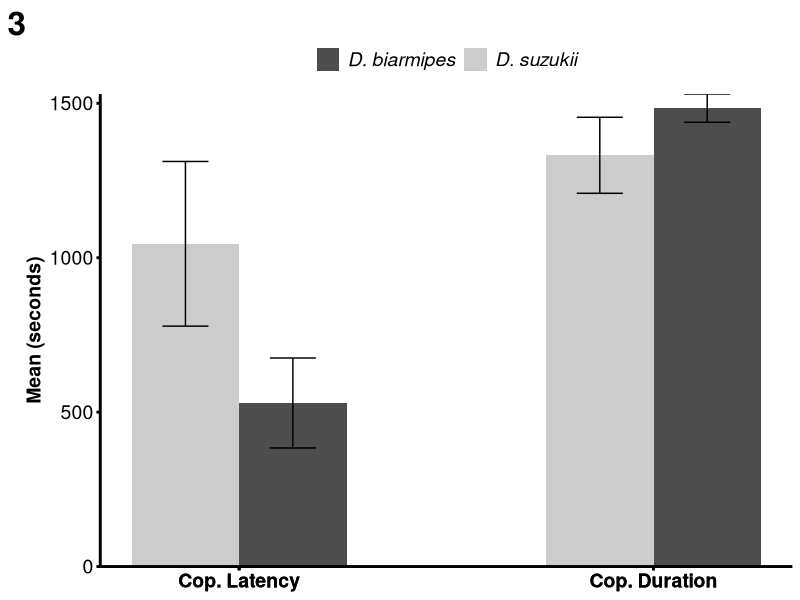

Source code (R):
############################################## Script for SR analyses  #######################################################

#Analyzes sexual receptiveness data (% copulated, copulation latency, copulation duration) for D. suzukii & D. biarmipes
#Runs ANOVA, Tukey post-hoc test

#################################################################################################################################################

######## Set-up ########

#set working directory
setwd("C:/Users/rclar/Dropbox/McRobert Lab/Suzukii Paper/D_suzukii_behav")
getwd()

remove(list = ls())

#load libraries
library(tidyverse) #v.2.0.0
library(RColorBrewer) #v.1.1.3

#read in data
SR_data <- read_csv("SR_TidyData.csv", col_names = TRUE)

#################################################################################################################################################

######## Cop proportion analyses ########

#chi-square for 3-5 day virgins
#does the proportion 3-5 day virgins that cop v. don't cop differ across species
#set up chi-square table
cop_virgin <- c(10,20) #count of 3-5 virgins that cop (D suzukii, D biarmipies)
nocop_virgin <- c(10,0) #count of 3-5 virgins that didn't cop
cop_cont_virgin <- data.frame(cop_virgin, nocop_virgin) #cat together
  rownames(cop_cont_virgin) <- c("D_suzukii", "D_biarmipes") #row names
  colnames(cop_cont_virgin) <- c("Y", "N") #column names
cop_chi_virgin <- chisq.test(cop_cont_virgin) #chi-square test

#chi-square for 1-day post-mating
#does the proportion 1-day post-mating females that cop v. don't cop differ across species
#set up chi-square table
cop_1day <- c(3,1) #count of 1-day post-mating females that cop (D suzukii, D biarmipies)
nocop_1day <- c(17,19) #count of 1-day post-mating females that don't cop
cop_cont_1day <- data.frame(cop_1day, nocop_1day)
  rownames(cop_cont_1day) <- c("D_suzukii", "D_biarmipes")
  colnames(cop_cont_1day) <- c("Y", "N")
cop_chi_1day <- chisq.test(cop_cont_1day) #chi-square test

#chi-square for 7-day post-mating
#does the proportion 7-day post-mating females that cop v. don't cop differ across species
#set up chi-square table
cop_7day <- c(2,2) #count of 7-day post-mating females that cop (D suzukii, D biarmipies)
nocop_7day <- c(18,18) #count of 7-day post-mating females that don't cop
cop_cont_7day <- data.frame(cop_7day, nocop_7day)
  rownames(cop_cont_7day) <- c("D_suzukii", "D_biarmipes")
  colnames(cop_cont_7day) <- c("Y", "N")
cop_chi_7day <- chisq.test(cop_cont_7day) #chi-square test
cop_ft_7day <- fisher.test(cop_cont_7day) #fisher's exact test (bc table values so small)

#chi-square for 14-day post-mating
#does the proportion 14-day post-mating females that cop v. don't cop differ across species
#set up chi-square table
cop_14day <- c(3,2) #count of 14-day post-mating females that cop (D suzukii, D biarmipes)
nocop_14day <- c(17,10) #count of 14-day post-mating females that don't cop
cop_cont_14day <- data.frame(cop_14day, nocop_14day)
  rownames(cop_cont_14day) <- c("D_suzukii", "D_biarmipes")
  colnames(cop_cont_14day) <- c("Y", "N")
cop_chi_14day <- chisq.test(cop_cont_14day) #chi-square test
cop_ft_7day <- fisher.test(cop_cont_14day) #fisher's exact test 

#chi-square for all D suzukii
#does the proportion of D suzkii females that cop v. don't cop differ across treatments
#set up chi-square table
cop_ds <- c(10, 3, 2, 3) #count of females that cop (3-5 day virgins, 1-day PM, 7-day PM, 14-day PM)
nocop_ds <- c(10, 17, 18, 17) #count of females that don't cop
cop_cont_ds <- data.frame(cop_ds, nocop_ds)
  rownames(cop_cont_ds) <- c("Virgin", "PM1", "PM7", "PM14")
  colnames(cop_cont_ds) <- c("Y", "N")
cop_chi_ds <- chisq.test(cop_cont_ds) #chi-square test
cop_ft_ds <- fisher.test(cop_cont_ds) #fisher's exact test

#chi-square for all D biarmipes
#does the proportion of D biarmipes females that cop v. don't cop differ across treatments
#set up chi-square table
cop_db <- c(20, 1, 2, 2) #count of females that cop (3-5 day virgins, 1-day PM, 7-day PM, 14-day PM)
nocop_db <- c(0, 19, 18, 10) #count of females that don't cop
cop_cont_db <- data.frame(cop_db, nocop_db)
  rownames(cop_cont_db) <- c("Virgin", "PM1", "PM7", "PM14")
  colnames(cop_cont_db) <- c("Y", "N")
cop_chi_db <- chisq.test(cop_cont_db) #chi-square test
cop_ft_db <- fisher.test(cop_cont_db) #fisher's exact test

#################################################################################################################################################

######## CL & CD analyses ########

#remove rows with no copulation event
SR_data_clean <- SR_data[which(SR_data$Cop=='Y'),]

#subset to each copulation status (virgin, 1-day PM, etc.)
SR_virgins <- SR_data_clean[which(SR_data_clean$Virgin=='Y'),]

#t-tests
CL_ttest <- t.test(Cop_Latency ~ Species, data = SR_virgins, var.equal = FALSE) #cop latency t-test
CD_ttest <- t.test(Cop_Duration ~ Species, data = SR_virgins, var.equal = FALSE) #cop duration t-test

######## mean, SDs & SEs ########

##### D suzukii virgins 3-5 days ####
DS <- SR_virgins[which(SR_virgins$Test=='DS_V3-5'),] #subset dataframe

#DS 3-5 days CL data
DS_CL_mean <- mean(DS$Cop_Latency) #calculate mean
DS_CL_SD <- sd(DS$Cop_Latency) #calculate SD
DS_CL_SE <- DS_CL_SD/sqrt(10) #calculate SE

#DS 3-5 days CD data
DS_CD_mean <- mean(DS$Cop_Duration)
DS_CD_SD <- sd(DS$Cop_Duration)
DS_CD_SE <- DS_CD_SD/sqrt(10)

#### D biarmipes virgins 3-5 days ####
DB <- SR_virgins[which(SR_virgins$Test=='DB_V3-5'),] #subset dataframe

#DB 3-5 days CL data
DB_CL_mean <- mean(DB$Cop_Latency)
DB_CL_SD <- sd(DB$Cop_Latency)
DB_CL_SE <- DB_CL_SD/sqrt(20)

#DB 3-5 days CD data
DB_CD_mean <- mean(DB$Cop_Duration)
DB_CD_SD <- sd(DB$Cop_Duration)
DB_CD_SE <- DB_CD_SD/sqrt(20)

#### summarize results ####
#create vectors with means, SDs, etc.
Mean <- c(DS_CL_mean, DB_CL_mean, DS_CD_mean, DB_CD_mean) #pull means into one vector
SD <- c(DS_CL_SD, DB_CL_SD, DS_CD_SD, DB_CD_SD) #pulls SDs into one vector
SE <- c(DS_CL_SE, DB_CL_SE, DS_CD_SE, DB_CD_SE) #pulls SEs into one vector
Species <- c("D. suzukii", "D. biarmipes", "D. suzukii", "D. biarmipes")
Stat <- c("Cop. Latency", "Cop. Latency", "Cop. Duration", "Cop. Duration")

#cat vectors into one dataframe
SR_sum <- data.frame(Species, Stat, Mean, SD, SE)

#################################################################################################################################################

######## Visualize data ########

#assign bar width
bar_width <- 0.7

#### SR plot ####
#assign bar positions
SR_sum$center <- c(1.65, 1.65, 4.35, 4.35) #set breaks on x-axis (set so that consistent break between each "group" of bars)
SR_sum$pos <- c(1.3, 2, 4, 4.7) #set position of each bar

#SR bar plot
SRplot <- ggplot(data = SR_sum, aes(x= pos, y = Mean, fill = Species)) + 
  geom_col(position = "dodge", size = 0.3, width = bar_width) + 
  geom_errorbar(aes(ymin = Mean - SE, ymax = Mean + SE), width = 0.3)
SRplot_annotated <- SRplot + labs(y = "Mean (seconds)") + theme_bw() + 
  scale_x_continuous(breaks = SR_sum$center, labels = SR_sum$Stat) + 
  scale_y_continuous(expand = c(0,0)) + scale_fill_manual(values = c("gray30", "gray80")) + labs(tag = "3") + 
  theme(panel.border = element_blank(), panel.grid.major = element_blank(), panel.grid.minor = element_blank(),
        axis.line = element_line(size = 1), axis.ticks = element_line(color = "black", size = 1),
        axis.text = element_text(size = 14, color = "black"), axis.text.x = element_text(size = 14, face = "bold"), 
        axis.title = element_text(size = 14, face = "bold"), axis.title.x = element_blank(), 
        legend.position = "top", legend.text = element_text(size = 14, face = "italic"), 
        legend.title = element_blank(), plot.tag = element_text(size = 24, color = "black", face = "bold"))
SRplot_annotated

#save as eps file for publication
ggsave("SR.eps", plot = SRplot_annotated, width = 110, height = 120, units = "mm")
